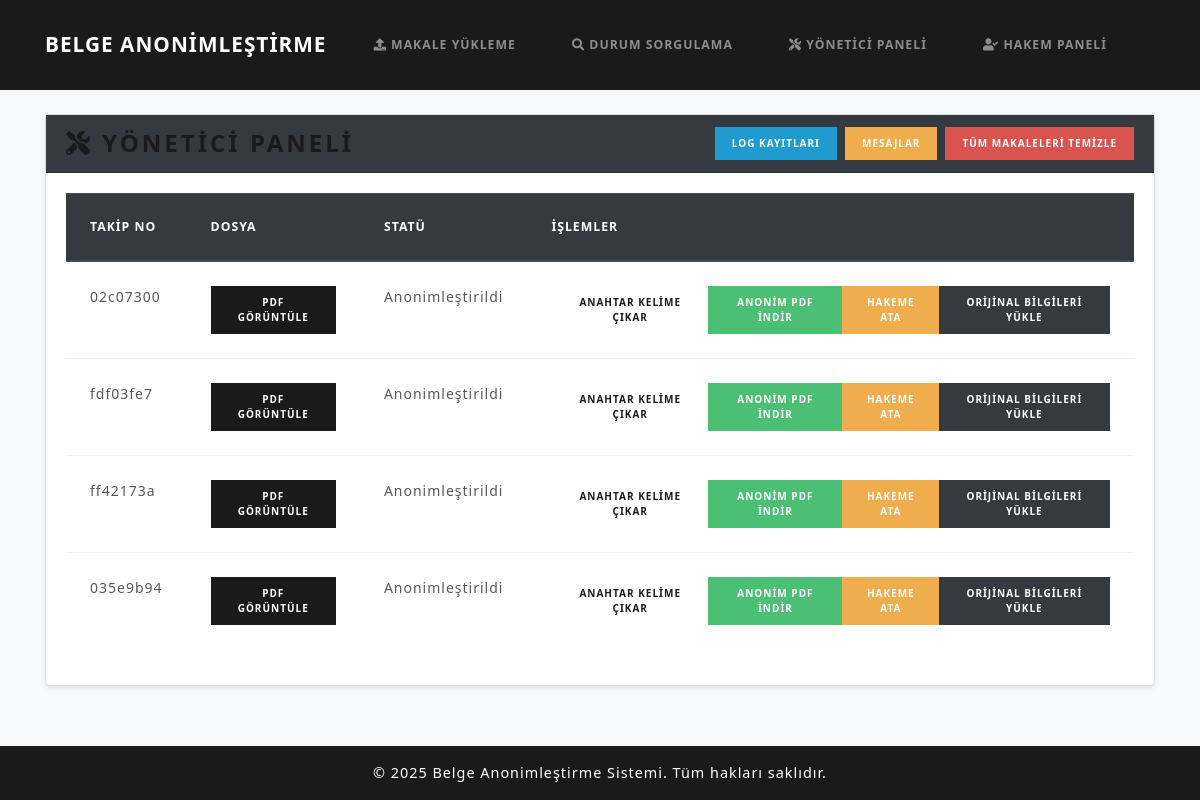
/makalesistemi/yonetici/, run on an earlier commit of the app's database.
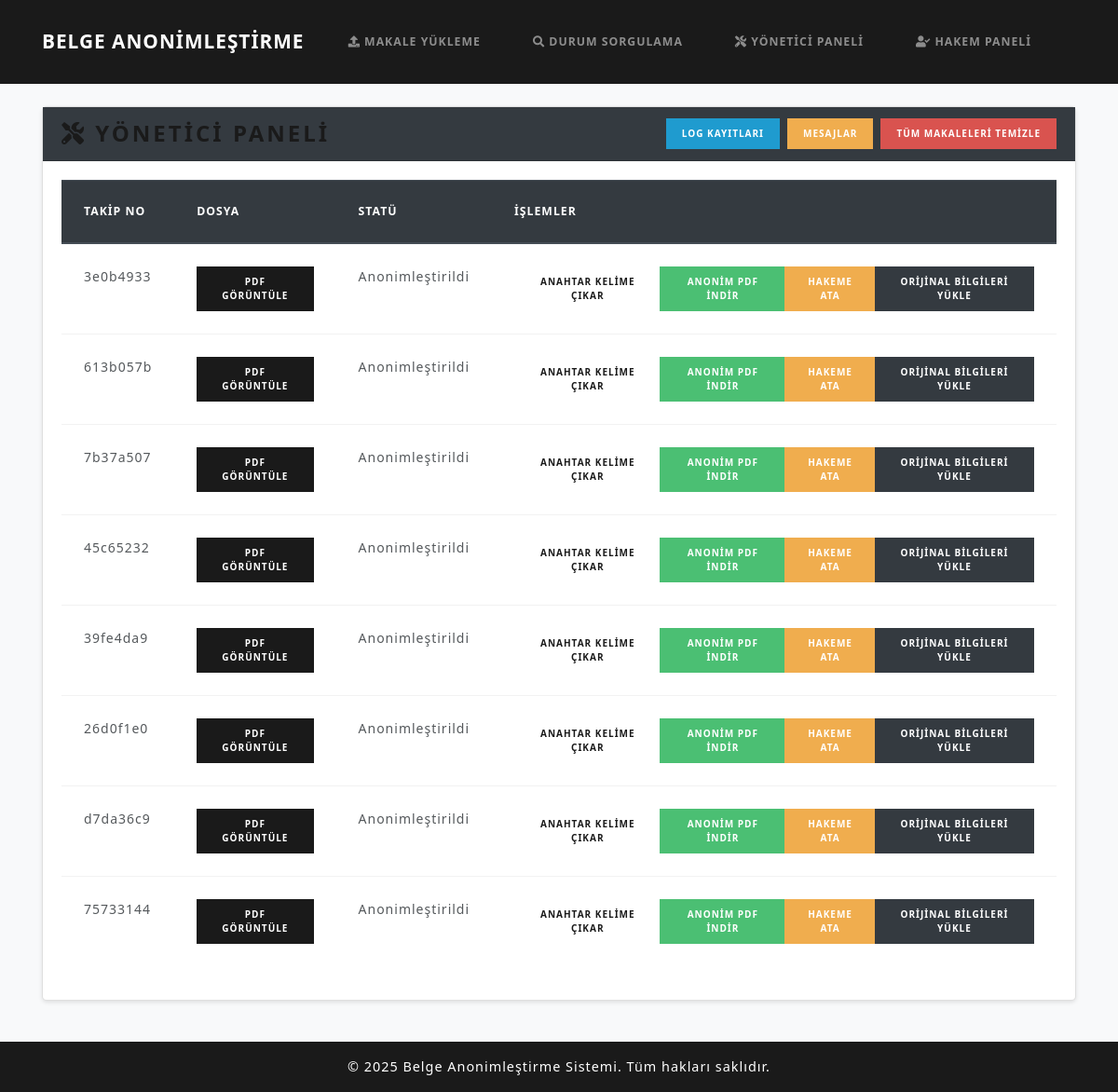
And on a later commit of the database.
### papers/models.py (models this page shows, shortened)
class Submission(models.Model):
    tracking_number = models.CharField(max_length=50, unique=True)
    email_hash = models.CharField(max_length=64)
    encrypted_filename = models.TextField(null=True, blank=True)
    original_pdf = models.FileField(upload_to='uploads/')
    revised_pdf = models.FileField(upload_to='uploads/', null=True, blank=True)
    anonymized_pdf = models.FileField(upload_to='anonymized/', null=True, blank=True)
    final_pdf = models.FileField(upload_to='final/', null=True, blank=True)
    final_sent = models.BooleanField(default=False)  # Final PDF gönderildi mi?
    extracted_keywords = models.TextField(blank=True, null=True)
    subtopics = models.ManyToManyField(Subtopic, blank=True, related_name='submissions')
    status = models.CharField(max_length=50, choices=STATUS_CHOICES, default='Gönderildi')
    review = models.TextField(null=True, blank=True)
    reviewer = models.ForeignKey(Reviewer, null=True, blank=True, on_delete=models.SET_NULL)
    timestamp = models.DateTimeField(default=timezone.now)
    reviewed_pdf = models.FileField(upload_to='reviewed/', null=True, blank=True)  # Yeni alan
    anonymized_data = models.TextField(null=True, blank=True)
    restored = models.BooleanField(default=False)

### papers/views.py (the view)
# urls.py: path('makalesistemi/yonetici/', views.editor_dashboard, name='editor_dashboard'),
def editor_dashboard(request):
    subs = Submission.objects.all().order_by('-timestamp')
    return render(request, 'admin_panel.html', {'submissions': subs})

### templates/admin_panel.html (shortened to what this page needs)
{% extends 'base.html' %}
{% block content %}
<div class="card">
  <div class="card-header bg-dark text-white">
    <div class="d-flex justify-content-between align-items-center">
      <h3 class="mb-0"><i class="fas fa-tools"></i> Yönetici Paneli</h3>
      <div class="d-flex flex-nowrap" style="gap: 0.5rem; overflow-x: auto;">
        <a href="{% url 'editor_logs' %}" class="btn btn-info btn-sm">Log Kayıtları</a>
        <a href="{% url 'editor_messages' %}" class="btn btn-warning btn-sm">Mesajlar</a>
        <a href="{% url 'clear_all_submissions' %}" class="btn btn-danger btn-sm">Tüm Makaleleri Temizle</a>
      </div>
    </div>
  </div>
  <div class="card-body">
    <div class="table-responsive">
      <table class="table table-hover">
        <thead class="thead-dark">
          <tr>
            <th>Takip No</th>
            <th>Dosya</th>
            <th>Statü</th>
            <th>İşlemler</th>
          </tr>
        </thead>
        <tbody>
          {% for sub in submissions %}
            <tr>
              <td>{{ sub.tracking_number }}</td>
              <td>
                <a href="{% url 'view_pdf' sub.tracking_number %}" class="btn btn-primary btn-sm">
                  PDF Görüntüle
                </a>
              </td>
              <td>{{ sub.status }}</td>
              <td>
                <div class="btn-group" role="group">
                  <a href="{% url 'extract_keywords_view' sub.tracking_number %}"
                     class="btn btn-secondary btn-sm">
                    Anahtar Kelime Çıkar
                  </a>
                  {% if sub.anonymized_pdf %}
                    <a href="{% url 'download_anonymized_pdf' sub.tracking_number %}"
                       class="btn btn-success btn-sm">
                      Anonim PDF İndir
                    </a>
                  {% endif %}
                  {% if sub.status == "Anonimleştirildi" or sub.status == "Düzenlenmiş" %}
                    <a href="{% url 'assign_reviewer' sub.tracking_number %}"
                       class="btn btn-warning btn-sm">
                      Hakeme Ata
                    </a>
                    <a href="{% url 'restore_original' sub.tracking_number %}"
                       class="btn btn-dark btn-sm">
                      Orijinal Bilgileri Yükle
                    </a>
                  {% endif %}
                </div>
              </td>
            </tr>
          {% empty %}
            <tr>
              <td colspan="4">Makale yok.</td>
            </tr>
          {% endfor %}
        </tbody>
      </table>
    </div>
  </div>
</div>
{% endblock %}

### templates/base.html (shortened to what this page needs)
{% load static %}
<!DOCTYPE html>
<html lang="tr">
  <head>
    <link rel="stylesheet" href="https://stackpath.bootstrapcdn.com/bootswatch/4.5.2/lux/bootstrap.min.css" />
    <link rel="stylesheet" href="https://cdnjs.cloudflare.com/ajax/libs/font-awesome/5.15.4/css/all.min.css" />
    <link rel="stylesheet" href="{% static 'css/style.css' %}" />
  </head>
  <body style="display: flex; flex-direction: column; min-height: 100%">
    <nav class="navbar navbar-expand-lg navbar-dark bg-primary">
      <div class="container">
        <a class="navbar-brand" href="{% url 'home' %}">BELGE ANONİMLEŞTİRME</a>
        <div class="collapse navbar-collapse" id="mainNavbar">
          <ul class="navbar-nav ml-auto">
            <li class="nav-item"><a class="nav-link" href="{% url 'upload_paper' %}"><i class="fas fa-upload"></i> Makale Yükleme</a></li>
            <li class="nav-item"><a class="nav-link" href="{% url 'status' %}"><i class="fas fa-search"></i> Durum Sorgulama</a></li>
            <li class="nav-item"><a class="nav-link" href="{% url 'editor_dashboard' %}"><i class="fas fa-tools"></i> Yönetici Paneli</a></li>
            <li class="nav-item"><a class="nav-link" href="{% url 'reviewer_panel' %}"><i class="fas fa-user-check"></i> Hakem Paneli</a></li>
          </ul>
        </div>
      </div>
    </nav>
    <div class="container my-4">
      {% block content %}{% endblock %}
    </div>
    <footer class="footer bg-primary text-light py-3 mt-auto">
      <div class="container text-center">
        <span>&copy; 2025 Belge Anonimleştirme Sistemi. Tüm hakları saklıdır.</span>
      </div>
    </footer>
  </body>
</html>

### static/css/style.css (style rules this page uses)
html, body { height: 100%; margin: 0; padding: 0; background-color: #f8f9fa; font-family: "Segoe UI", Tahoma, Geneva, Verdana, sans-serif; }
.navbar-brand { font-weight: bold; font-size: 1.3rem; }
.card { margin-bottom: 20px; border-radius: 5px; box-shadow: 0 2px 4px rgba(0, 0, 0, 0.1); }
.footer { flex-shrink: 0; }
.footer span { font-size: 0.9rem; }
.nav-link { margin-right: 0.5rem; }

What changed in the data, as far as the page shows it:
removed Submission: tracking_number "02c07300", status "Anonimleştirildi", shows "ANONIM PDF İNDIR", shows "HAKEME ATA"
removed Submission: tracking_number "fdf03fe7", status "Anonimleştirildi", shows "ANONIM PDF İNDIR", shows "HAKEME ATA"
removed Submission: tracking_number "ff42173a", status "Anonimleştirildi", shows "ANONIM PDF İNDIR", shows "HAKEME ATA"
removed Submission: tracking_number "035e9b94", status "Anonimleştirildi", shows "ANONIM PDF İNDIR", shows "HAKEME ATA"
added Submission: tracking_number "3e0b4933", status "Anonimleştirildi", shows "ANONIM PDF İNDIR", shows "HAKEME ATA"
added Submission: tracking_number "613b057b", status "Anonimleştirildi", shows "ANONIM PDF İNDIR", shows "HAKEME ATA"
added Submission: tracking_number "7b37a507", status "Anonimleştirildi", shows "ANONIM PDF İNDIR", shows "HAKEME ATA"
added Submission: tracking_number "45c65232", status "Anonimleştirildi", shows "ANONIM PDF İNDIR", shows "HAKEME ATA"
added Submission: tracking_number "39fe4da9", status "Anonimleştirildi", shows "ANONIM PDF İNDIR", shows "HAKEME ATA"
added Submission: tracking_number "26d0f1e0", status "Anonimleştirildi", shows "ANONIM PDF İNDIR", shows "HAKEME ATA"
added Submission: tracking_number "d7da36c9", status "Anonimleştirildi", shows "ANONIM PDF İNDIR", shows "HAKEME ATA"
added Submission: tracking_number "75733144", status "Anonimleştirildi", shows "ANONIM PDF İNDIR", shows "HAKEME ATA"
